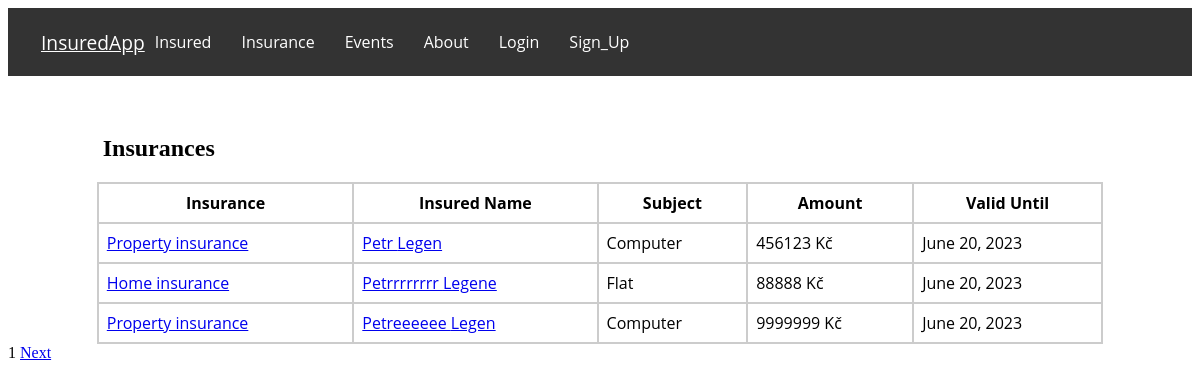
/insurances/, run on the app's committed database.
### evidence/models.py (models this page shows, shortened)
class Insurance(models.Model):
    INSURANCE_TYPE = (
        ('home', 'Home insurance'),
        ('car', 'Car insurance'),
        ('property', 'Property insurance'),
    )
    insurance = models.ManyToManyField(Insured, related_name='insurance')
    type = models.CharField(max_length=32, choices=INSURANCE_TYPE)
    subject = models.CharField(max_length=32)
    amount = models.IntegerField()
    valid_from = models.DateField()
    valid_until = models.DateField()
    class Meta:
        ordering = ['id']

class Insured(models.Model):
    user = models.ForeignKey(User, on_delete=models.CASCADE, related_name='insured', null=True)
    ROLE_CHOICES = (
        ('insurer', 'Insurer'),
        ('insured', 'Insured'),
    )
    first_name = models.CharField(max_length=100)
    profile_photo = models.ImageField(upload_to='profile_photos', blank=True, null=True)
    last_name = models.CharField(max_length=100)
    email = models.EmailField()
    role = models.CharField(max_length=10, choices=ROLE_CHOICES, null=True)
    street = models.CharField(max_length=100)
    city = models.CharField(max_length=64)
    zipcode = models.IntegerField()
    phone = models.CharField(max_length=16)
    class Meta:
        ordering = ['id']

### evidence/views.py (the view)
# urls.py: path('insurances/', views.insurances, name='insurances'),
def insurances(request):
    insurance_objects = Insurance.objects.all()
    for insurance in insurance_objects:
        insured_names = [f"{insured.first_name} {insured.last_name}" for insured in insurance.insurance.all()]
        insurance.insured_names = ", ".join(insured_names)
    paginator = Paginator(insurance_objects, 3)
    page_number = request.GET.get('page')
    insurances = paginator.get_page(page_number)
    return render(request, 'insurances.html', {'insurances': insurances, 'page_obj': insurances})

### evidence/templates/insurances.html (shortened to what this page needs)
{% extends 'base.html' %}
{% block content %}
  <h2 class="insurances-h">Insurances</h2>
  <table class="insurances-table">
    <thead>
      <tr>
        <th>Insurance</th>
        <th>Insured Name</th>
        <th>Subject</th>
        <th>Amount</th>
        <th>Valid Until</th>
      </tr>
    </thead>
    <tbody>
      {% for insurance in page_obj %}
        <tr>
          <td><a href="{% url 'insurance_detail' insurance_id=insurance.id %}">{{ insurance.get_type_display }}</a></td>
          <td>
            {% for insured in insurance.insurance.all %}
              <a href="{% url 'insured_detail' insured_id=insured.id %}">{{ insured.first_name }} {{ insured.last_name }}</a>{% if not forloop.last %}, {% endif %}
            {% endfor %}
          </td>
          <td>{{ insurance.subject }}</td>
          <td>{{ insurance.amount }} Kč</td>
          <td>{{ insurance.valid_until }}</td>
        </tr>
      {% endfor %}
    </tbody>
  </table>
  <div class="pagination">
    <span class="current-page">{{ page_obj.number }}</span>
    {% if page_obj.has_next %}
      <a href="?page={{ page_obj.next_page_number }}">Next</a>
    {% endif %}
  </div>
{% endblock %}

### static/css/style.css (style rules this page uses)
.insured-h, .insurances-h, .insured-events-h { margin-top: 5%; margin-left: 8%; }
.insured-table, .policies-table, .insurances-table, .insured-events-table { width: 85%; margin-top: 20px; margin-left: auto; margin-right: auto; border-collapse: collapse; font-family: 'Open Sans', sans-serif; }
.insured-table th, .insured-table td, .policies-table th, .policies-table td, .insurances-table th, .insurances-table td, .insured-events-table th, .insured-events-table td { padding: 8px; border: 2px solid #ccc; }

### data on the page
Insurance: type "Property insurance", subject "Computer", amount "456123", valid_until "June 20, 2023"
Insured: first_name "Petr", last_name "Legen"
Insurance: type "Home insurance", subject "Flat", amount "88888", valid_until "June 20, 2023"
Insured: first_name "Petrrrrrrrr", last_name "Legene"
Insurance: type "Property insurance", subject "Computer", amount "9999999", valid_until "June 20, 2023"
Insured: first_name "Petreeeeee", last_name "Legen"

### other printed values
{{ page_obj.number }} "1"
